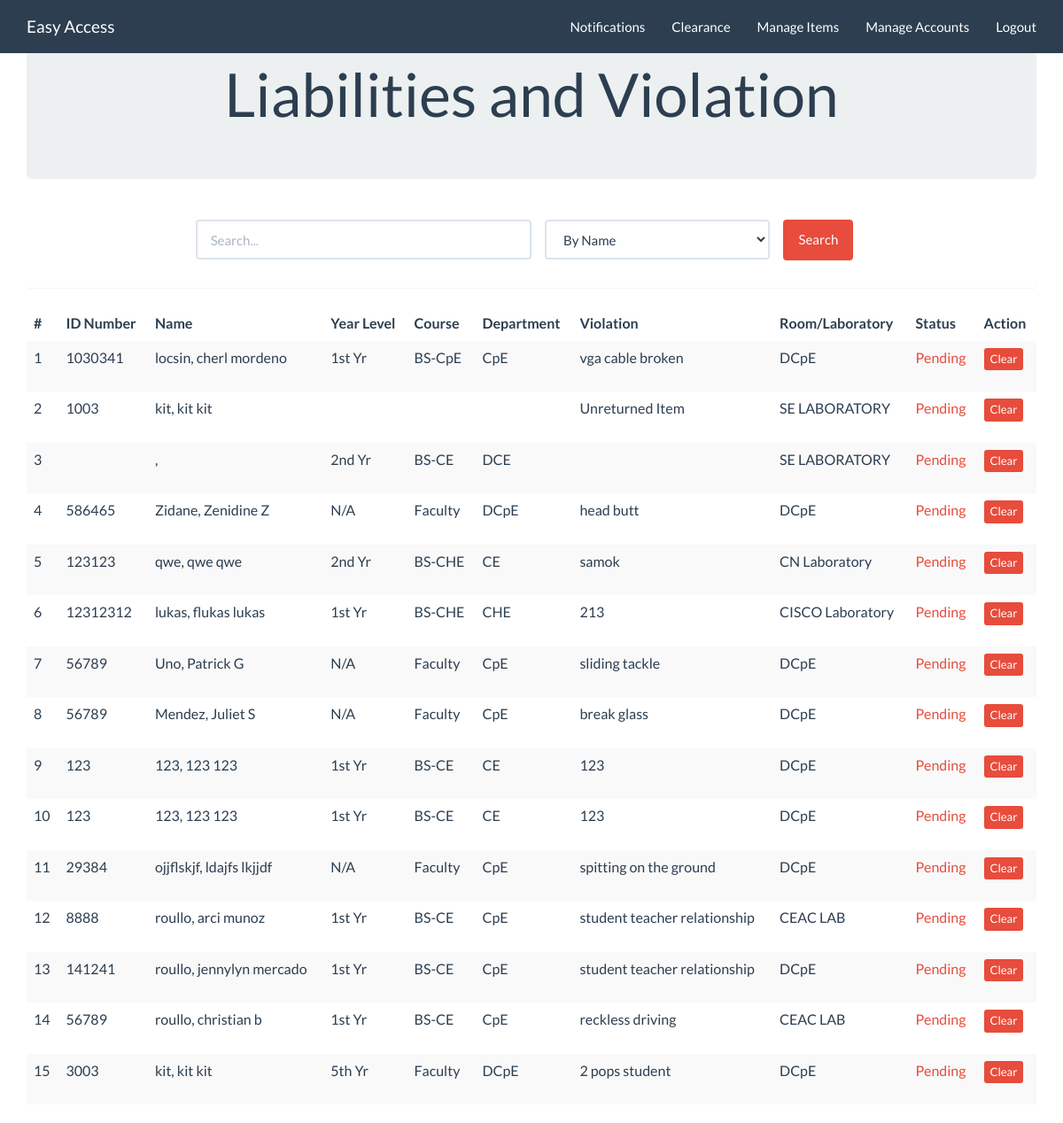
Before: /index.php/c_clear/clearance with the older database file.
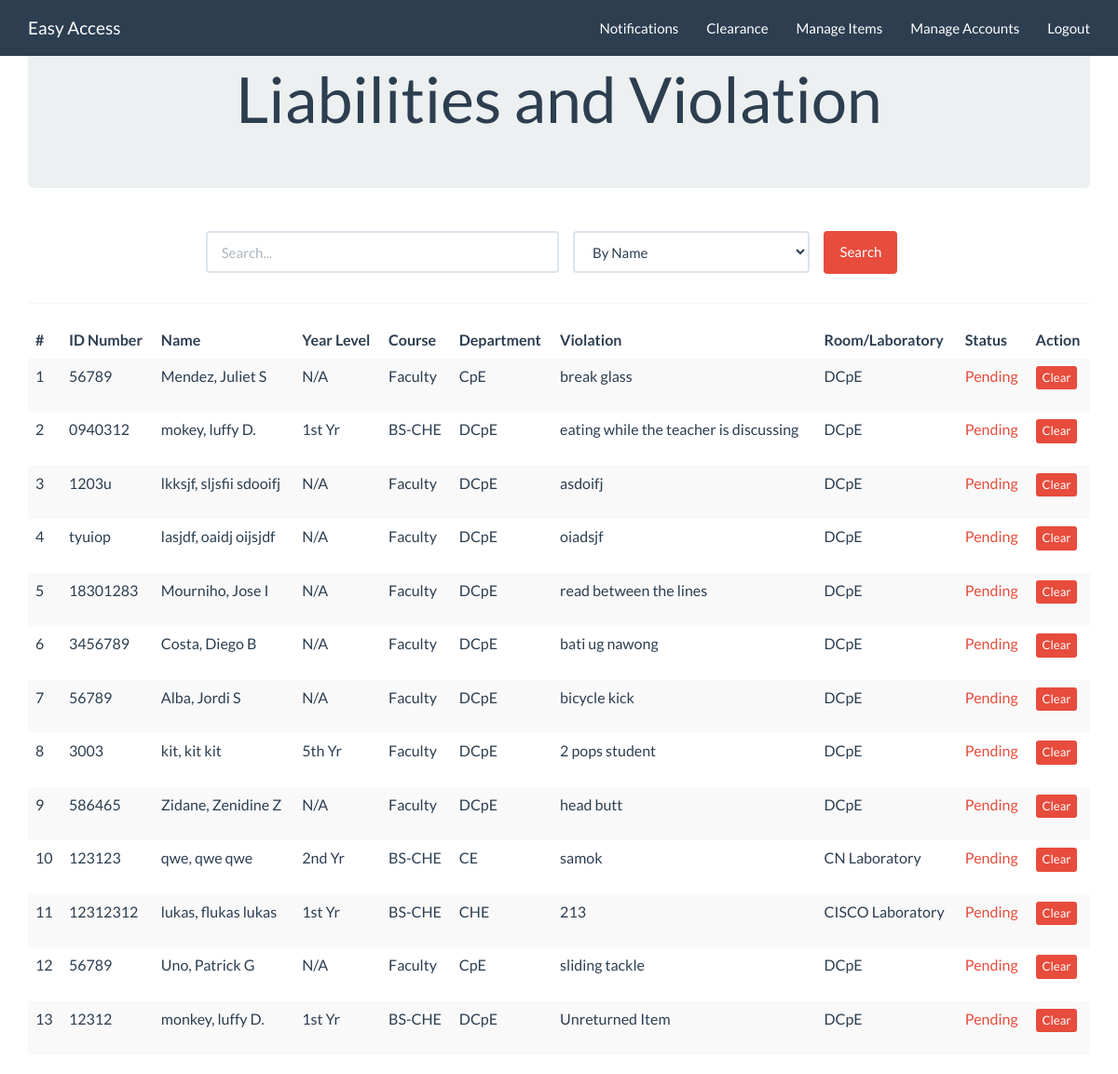
After: the same page with the newer database file.
### tables this page shows
CREATE TABLE `student` (
  `id` int(11) NOT NULL,
  `u_id` varchar(45) NOT NULL,
  `lastname` varchar(45) NOT NULL,
  `name` varchar(45) NOT NULL,
  `middlename` varchar(45) NOT NULL,
  `year` varchar(11) NOT NULL,
  `course` varchar(45) NOT NULL,
  `department` varchar(45) NOT NULL,
  `violation` varchar(45) NOT NULL,
  `laboratory` varchar(45) NOT NULL,
  `status` varchar(45) NOT NULL,
  `dateviolate` timestamp NOT NULL DEFAULT CURRENT_TIMESTAMP
);

### application/controllers/c_clear.php (called while the page is built, shortened)
<?php
class c_clear extends CI_Controller {
	public function __construct()
	 {
				$this->load->view('admin/head');
				$this->load->view('templates/header');
		}
	public function clearance()
	{
		$data['x'] = $this->clearancedb->showvio("Pending");
		$this->load->view('clearance/v_clear',$data);
	}
}
?>

### index.php (called while the page is built, shortened)
<?php
require_once BASEPATH.'core/CodeIgniter.php';

### application/models/clearancedb.php (called while the page is built, shortened)
<?php
class clearancedb extends CI_Model {
        public function showvio($status)
        {
          $this->db->order_by('dateviolate','desc');
          if($status==""){
              $this->db->where('violation !=','Unreturned Item');
              $query = $this->db->get('student');
          }else{
              $this->db->where('status',$status);
              $query = $this->db->get('student');
          }
          $data = $query->result_array();
        return $data;
        }
}
?>

### application/views/clearance/v_clear.php (the view, shortened to what this page needs)
<div class="container">
<div class="starter-template">
  <div class="jumbotron">
        <center><h1>Liabilities and Violation</h1>  </center>
    </div>
    <div class="panel">
        <div class="panel-body">
        <?php
        $attributes = array("class" => "form-horizontal", "role" => "form", "id" => "searchform", "name" => "searchform");
        echo form_open("", $attributes);?>
            <div class="form-group">
                <div class="col-md-4 col-sm-offset-2" style="padding:0;">
                    <input class="form-control" id="name_search" name="name_search" placeholder="Search..." type="text" value="<?php echo set_value('name_search'); ?>" />
                </div>
                <div class="col-xs-3">
                          <?php
                            if ($this->session->userdata('type')=="head") {
                                  $data = array(
                                      'name'  => 'By Name',
                                      'u_id' => 'By ID number',
                                      'year'  => 'by Year Level',
                                      'course' => 'by Course',
                                  );
                            }
                            else
                            {
                                  $data = array(
                                      'name'  => 'By Name',
                                      'u_id' => 'By ID number',
                                      'year'  => 'by Year Level',
                                      'course' => 'by Course',
                                      'department'  => 'by Department',
                                );
                            }
                            echo form_dropdown('searchBy',$data,set_value('searchBy'),'class="form-control"');
                          ?>
                </div>
                <div class="col-xs-2" style="padding:0;">
                  <input id="btn_search" name="btn_search" type="submit" class="btn btn-danger" value="Search"/>
                </div>
            </div>
        <?php echo form_close(); ?>
        </div>
  </div>
        <?php if (!$x): ?>
              <h2 style="margin-top:50px;text-align:center">No Violations Found</h2>
        <?php else: ?>
          <div class="table-responsive">
            <table class="table table-striped">
              <thead>
                <tr>
                  <th>#</th>
                  <th>ID Number</th>
                  <th>Name</th>
                  <th>Year Level</th>
                  <th>Course</th>
                  <th>Department</th>
                  <th>Violation</th>
                  <th>Room/Laboratory</th>
                  <th>Status</th>
                  <th>Action</th>
                </tr>
              </thead>
              <tbody>
              <?php
              $c=1;
              foreach ($x as $row) {
                if($row['status']=="Cleared")
                    $txt = "success";
                  else
                    $txt = "danger";
              echo "<tr>
                  <td>".$c."</td>
                  <td>".$row['u_id']."</td>
                  <td>".$row['lastname'].","." ".$row['name']." ".$row['middlename']."</td>
                  <td>".$row['year']."</td>
                  <td>".$row['course']."</td>
                  <td>".$row['department']."</td>
                  <td>".$row['violation']."</td>
                  <td>".$row['laboratory']."</td>
                  <td class='text-".$txt."'>".$row['status']."</td>
                  <td><form class='violations' action='' method='post'><input type='hidden' name='id' value='".$row['id']."'><input type='submit' name='clear' class='btn btn-danger btn-xs' value='Clear'></form></td>
                </tr>";
                $c++;
                }?>
              </tbody>
            </table>
          </div>
      <?php endif;  ?>
   </div>
</div>

Changed rows visible on the page:
no longer on this page (row edited): student: u "1030341", lastname "locsin", name "cherl", middlename "mordeno", year "1st Yr", course "BS-CpE", department "CpE", violation "vga cable broken", laboratory "DCpE", status "Pending"
no longer on this page (row edited): student: u "1003", lastname "kit", name "kit", middlename "kit", violation "Unreturned Item", laboratory "SE LABORATORY", status "Pending"
no longer on this page (row edited): student: year "2nd Yr", course "BS-CE", department "DCE", laboratory "SE LABORATORY", status "Pending"
no longer on this page (row edited): student: u "123", lastname "123", name "123", middlename "123", year "1st Yr", course "BS-CE", department "CE", violation "123", laboratory "DCpE", status "Pending"
no longer on this page (row edited): student: u "123", lastname "123", name "123", middlename "123", year "1st Yr", course "BS-CE", department "CE", violation "123", laboratory "DCpE", status "Pending"
no longer on this page (row edited): student: u "29384", lastname "ojjflskjf", name "ldajfs", middlename "lkjjdf", year "N/A", course "Faculty", department "CpE", violation "spitting on the ground", laboratory "DCpE", status "Pending"
no longer on this page (row edited): student: u "8888", lastname "roullo", name "arci", middlename "munoz", year "1st Yr", course "BS-CE", department "CpE", violation "student teacher relationship", laboratory "CEAC LAB", status "Pending"
no longer on this page (row edited): student: u "141241", lastname "roullo", name "jennylyn", middlename "mercado", year "1st Yr", course "BS-CE", department "CpE", violation "student teacher relationship", laboratory "DCpE", status "Pending"
no longer on this page (row edited): student: u "56789", lastname "roullo", name "christian", middlename "b", year "1st Yr", course "BS-CE", department "CpE", violation "reckless driving", laboratory "CEAC LAB", status "Pending"
changed student "Mendez": moves up the list
added student: u "0940312", lastname "mokey", name "luffy", middlename "D.", year "1st Yr", course "BS-CHE", department "DCpE", violation "eating while the teacher is discussing", laboratory "DCpE", status "Pending"
added student: u "1203u", lastname "lkksjf", name "sljsfii", middlename "sdooifj", year "N/A", course "Faculty", department "DCpE", violation "asdoifj", laboratory "DCpE", status "Pending"
added student: u "tyuiop", lastname "lasjdf", name "oaidj", middlename "oijsjdf", year "N/A", course "Faculty", department "DCpE", violation "oiadsjf", laboratory "DCpE", status "Pending"
added student: u "18301283", lastname "Mourniho", name "Jose", middlename "I", year "N/A", course "Faculty", department "DCpE", violation "read between the lines", laboratory "DCpE", status "Pending"
added student: u "3456789", lastname "Costa", name "Diego", middlename "B", year "N/A", course "Faculty", department "DCpE", violation "bati ug nawong", laboratory "DCpE", status "Pending"
added student: u "56789", lastname "Alba", name "Jordi", middlename "S", year "N/A", course "Faculty", department "DCpE", violation "bicycle kick", laboratory "DCpE", status "Pending"
changed student "kit": moves up the list
added student: u "12312", lastname "monkey", name "luffy", middlename "D.", year "1st Yr", course "BS-CHE", department "DCpE", violation "Unreturned Item", laboratory "DCpE", status "Pending"
